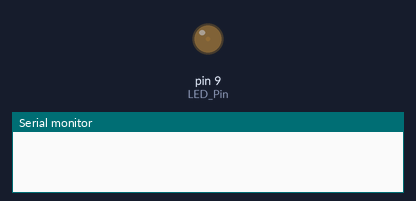
Bench run of a sketch on a simulated Arduino Uno, built with avr-gcc and run on an emulated ATmega328P. Shown: output pins drawn as LEDs (lit = HIGH), the last lines printed to the serial monitor.

Above: at 0.05 s.
At 9.66 s:
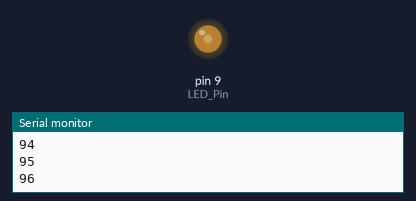
At 19.98 s:
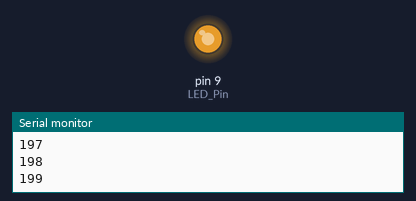
At 39.93 s:
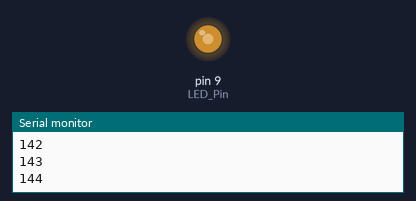
Timing chart, 0 to 40.0 s (numbered marks = the images above):
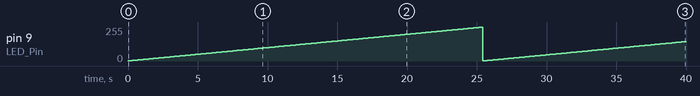

Measured:
- by itself, pin 9 (LED_Pin): 0/255 → 1/255 at 0.00 s, → 2/255 0.10 s later, → 3/255 0.10 s later, → 4/255 0.10 s later, … (400 changes in this stretch)

The sketch:

WS-3_arduino.ino
```cpp
//Practical 3

int LED_Pin = 9;
int duty_cycle_value = 1;

void setup(){
  pinMode(LED_Pin, OUTPUT);
  Serial.begin(9600);
}

void loop(){
  while(duty_cycle_value < 255) {
    analogWrite(LED_Pin, duty_cycle_value);
    delay(100);
    Serial.println(duty_cycle_value);
    duty_cycle_value++;
  }

  // Once we reach 255, reset the value and continue
  duty_cycle_value = 1;
}
```
